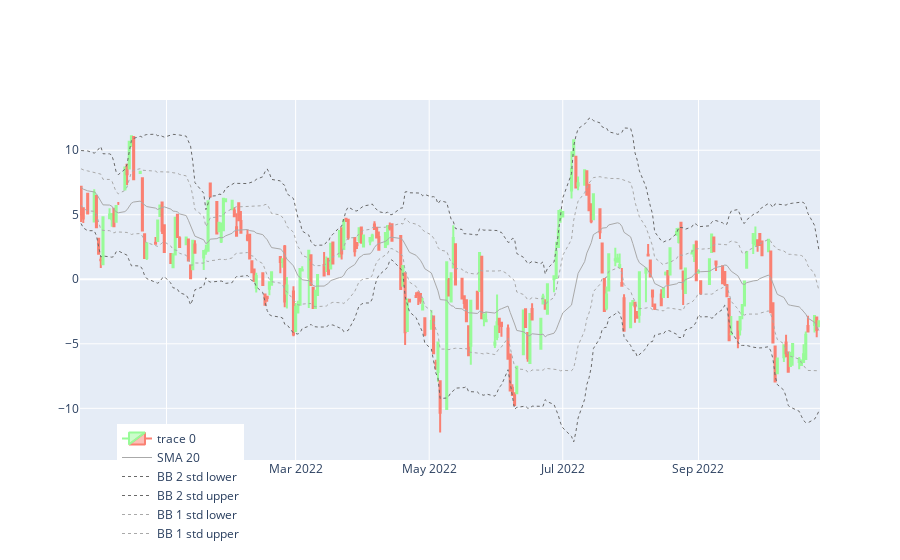

Notebook code for this chart:
### Markdown cell above
#### OPTION 2

### Code cell
import plotly.graph_objects as go

def plot2(df, buysell=False):
    fig = go.Figure(data=[go.Candlestick(x=df.index,
            open=df['Open'],
            high=df['High'],
            low=df['Low'],
            close=df['Close'],
            increasing_line_color= 'PaleGreen', decreasing_line_color= 'salmon'),
            go.Scatter(x=df.index, y=df.sma_20, line=dict(color='darkgray', width=1), name="SMA 20"),
            go.Scatter(x=df.index, y=df['bb_low_2'], line=dict(color='dimgray', width=1, dash='dot'), name="BB 2 std lower"),
            go.Scatter(x=df.index, y=df['bb_up_2'], line=dict(color='dimgray', width=1, dash='dot'), name="BB 2 std upper"),
            go.Scatter(x=df.index, y=df['bb_low_1'], line=dict(color='darkgray', width=1, dash='dot'), name="BB 1 std lower"),
            go.Scatter(x=df.index, y=df['bb_up_1'], line=dict(color='darkgray', width=1, dash='dot'), name="BB 1 std upper"),])

    fig.update_layout(xaxis_rangeslider_visible=False)
    fig.update_layout(legend=dict(yanchor="top", y=0.1, xanchor="left", x=0.05))
    
    if buysell:
        fig.add_scatter(x=df.index, y=buy_price, mode="markers", marker_symbol="triangle-up", marker=dict(size=10, color="Green"), name="buy")
        fig.add_scatter(x=df.index, y=sell_price, mode="markers", marker_symbol="triangle-down",marker=dict(size=10, color="Red"), name="sell")
        fig.update_layout(xaxis_rangeslider_visible=True)
    
    fig.show()
 
plot2(df_spread_bb,0)

### Figure 1 — Plotly figure (JSON) as saved in the notebook; plotly's stock layout.template omitted (floating-point values rounded to 4 significant figures; data arrays with more than 128 entries replaced by an {"elided": "..."} marker saying what was removed)
{"data": [{"close": {"elided": "233 float values"}, "decreasing": {"line": {"color": "salmon"}}, "high": {"elided": "233 float values"}, "increasing": {"line": {"color": "PaleGreen"}}, "low": {"elided": "233 float values"}, "open": {"elided": "233 float values"}, "type": "candlestick", "x": {"elided": "233 str values"}}, {"line": {"color": "darkgray", "width": 1}, "name": "SMA 20", "type": "scatter", "x": {"elided": "233 str values"}, "y": {"elided": "233 float values"}}, {"line": {"color": "dimgray", "dash": "dot", "width": 1}, "name": "BB 2 std lower", "type": "scatter", "x": {"elided": "233 str values"}, "y": {"elided": "233 float values"}}, {"line": {"color": "dimgray", "dash": "dot", "width": 1}, "name": "BB 2 std upper", "type": "scatter", "x": {"elided": "233 str values"}, "y": {"elided": "233 float values"}}, {"line": {"color": "darkgray", "dash": "dot", "width": 1}, "name": "BB 1 std lower", "type": "scatter", "x": {"elided": "233 str values"}, "y": {"elided": "233 float values"}}, {"line": {"color": "darkgray", "dash": "dot", "width": 1}, "name": "BB 1 std upper", "type": "scatter", "x": {"elided": "233 str values"}, "y": {"elided": "233 float values"}}], "layout": {"legend": {"x": 0.05, "xanchor": "left", "y": 0.1, "yanchor": "top"}, "xaxis": {"rangeslider": {"visible": false}}}}
